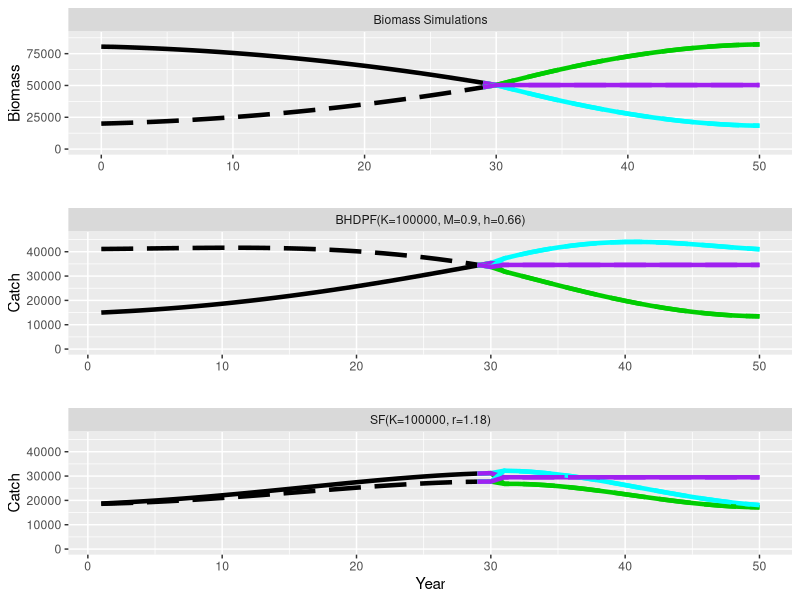

The R script that drew this image:
rm(list=ls())#remove all types of data remained in R
#initial biomass setting (only two level - H~ & L~)
LN0<-20000
HN0<-80500
#Simulated biomass construction
t<-c(1:51)
B<-matrix(ncol=6, nrow=51)
B[1,1]<-HN0
B[1,2]<-HN0
B[1,3]<-HN0
B[1,4]<-LN0
B[1,5]<-LN0
B[1,6]<-LN0
for(i in 1:50){
  if(i < 30){
    B[i+1,1] <- ((5.01239*i)^2+256.5412*i+LN0-50307.88)*(-1)+50307.88
    B[i+1,2] <- ((5.01239*i)^2+256.5412*i+LN0-50307.88)*(-1)+50307.88
    B[i+1,3] <- ((5.01239*i)^2+256.5412*i+LN0-50307.88)*(-1)+50307.88
    B[i+1,4] <- (5.01239*i)^2+256.5412*i+LN0
    B[i+1,5] <- (5.01239*i)^2+256.5412*i+LN0
    B[i+1,6] <- (5.01239*i)^2+256.5412*i+LN0
  } else {
    B[i+1,1] <- (-0.89*i)^3+(100*i)^(2.8/2)+1200*i-40443.24
    B[i+1,2] <- 50307.88
    B[i+1,3] <- ((-0.89*i)^3+(100*i)^(2.8/2)+1200*i-40443.24-50307.88)*(-1)+50307.88
    B[i+1,4] <- (-0.89*i)^3+(100*i)^(2.8/2)+1200*i-40443.24
    B[i+1,5] <- 50307.88
    B[i+1,6] <- ((-0.89*i)^3+(100*i)^(2.8/2)+1200*i-40443.24-50307.88)*(-1)+50307.88
}
}
#fill the BHDPF model using the YBS anchovy stock parameters
#then calculate the corresponding catch depends on simulated biomass
#BHDPF
K<-100000
M=0.9
h<-0.66
b<-(h-0.2)/(0.2*K-0.2*h*K)
a<-4*M*h/(1-h)
C<-matrix(ncol=6, nrow=50)
for(j in 1:6){for(i in 1:50){
  C[i,j] <- a*B[i, j]/(1+b*B[i,j])+(1-M)*B[i,j]-B[i+1, j]
}
}
#Schaefer model
r<-1.18
CSF<-matrix(ncol=6, nrow=50)
for(j in 1:6){for(i in 1:50){
  CSF[i,j] <- r*(1-B[i,j]/K)*B[i,j]+B[i,j]-B[i+1, j]
}
}
#visual presentation
simB<-as.data.frame(matrix(ncol=1, nrow=408))
simB[,"value"] <- as.numeric(c(B[1:30,1], rep("NA", 50), B[30:51,1], rep("NA", 29), B[30:51,2], rep("NA", 29), B[30:51,3],B[1:30,4], rep("NA", 50), B[30:51,4], rep("NA", 29), B[30:51,5], rep("NA", 29), B[30:51,6]))
simB[,"Year"] <- as.numeric(c(rep(c(0:50), 8)))
simB[, "type"] <- c(rep("Hi", 51), rep("HH", 51), rep("HM", 51), rep("HL", 51),rep("Li", 51), rep("LH", 51), rep("LM", 51), rep("LL", 51)) 

CC<-as.data.frame(matrix(ncol=1, nrow=400))
CC[,"value"] <- as.numeric(c(C[1:29,1], rep("NA", 49), C[29:50,1], rep("NA", 28), C[29:50,2], rep("NA", 28), C[29:50,3],C[1:29,4], rep("NA", 49), C[29:50,4], rep("NA", 28), C[29:50,5], rep("NA", 28), C[29:50,6]))
CC[,"Year"] <- as.numeric(c(rep(c(1:50), 8)))
CC[, "type"] <- c(rep("Hi", 50), rep("HH", 50), rep("HM", 50), rep("HL", 50),rep("Li", 50), rep("LH", 50), rep("LM", 50), rep("LL", 50)) 

CCSF<-as.data.frame(matrix(ncol=1, nrow=400))
CCSF[,"value"] <- as.numeric(c(CSF[1:29,1], rep("NA", 49), CSF[29:50,1], rep("NA", 28), CSF[29:50,2], rep("NA", 28), CSF[29:50,3],CSF[1:29,4], rep("NA", 49), CSF[29:50,4], rep("NA", 28), CSF[29:50,5], rep("NA", 28), CSF[29:50,6]))
CCSF[,"Year"] <- as.numeric(c(rep(c(1:50), 8)))
CCSF[, "type"] <- c(rep("Hi", 50), rep("HH", 50), rep("HM", 50), rep("HL", 50),rep("Li", 50), rep("LH", 50), rep("LM", 50), rep("LL", 50)) 
library(ggplot2)
#install.packages("ggpubr")
library(ggpubr)
p1<-ggplot(simB, aes(x=Year, y=value, group=type, colour=type, linetype=type))+geom_line(size=1.54)+scale_color_manual(values=c("Hi"="black","HH"="green3","HM"="purple","HL"="cyan","Li"="black","LH"="green3","LM"="purple","LL"="cyan"))+scale_linetype_manual(values=c("Hi"="solid","HH"="solid","HM"="solid","HL"="solid","Li"="longdash","LH"="longdash","LM"="longdash","LL"="longdash"))+theme(legend.position="")+ylim(0, 88000)+facet_grid(. ~ "Biomass Simulations")+ylab("Biomass")+xlab("")
p2<-ggplot(CC, aes(x=Year, y=value, group=type, colour=type, linetype=type))+geom_line(size=1.54)+scale_color_manual(values=c("Hi"="black","HH"="green3","HM"="purple","HL"="cyan","Li"="black","LH"="green3","LM"="purple","LL"="cyan"))+scale_linetype_manual(values=c("Hi"="solid","HH"="solid","HM"="solid","HL"="solid","Li"="longdash","LH"="longdash","LM"="longdash","LL"="longdash"))+theme(legend.position="")+ylim(0, 46000)+facet_grid(. ~ "BHDPF(K=100000, M=0.9, h=0.66)")+ylab("Catch")+xlab("")
p3<-ggplot(CCSF, aes(x=Year, y=value, group=type, colour=type, linetype=type))+geom_line(size=1.54)+scale_color_manual(values=c("Hi"="black","HH"="green3","HM"="purple","HL"="cyan","Li"="black","LH"="green3","LM"="purple","LL"="cyan"))+scale_linetype_manual(values=c("Hi"="solid","HH"="solid","HM"="solid","HL"="solid","Li"="longdash","LH"="longdash","LM"="longdash","LL"="longdash"))+theme(legend.position="")+ylim(0, 46000)+facet_grid(. ~ "SF(K=100000, r=1.18)") +ylab("Catch")+xlab("Year")
dev.new()
ggarrange(p1,p2,p3, ncol=1, nrow=3)
